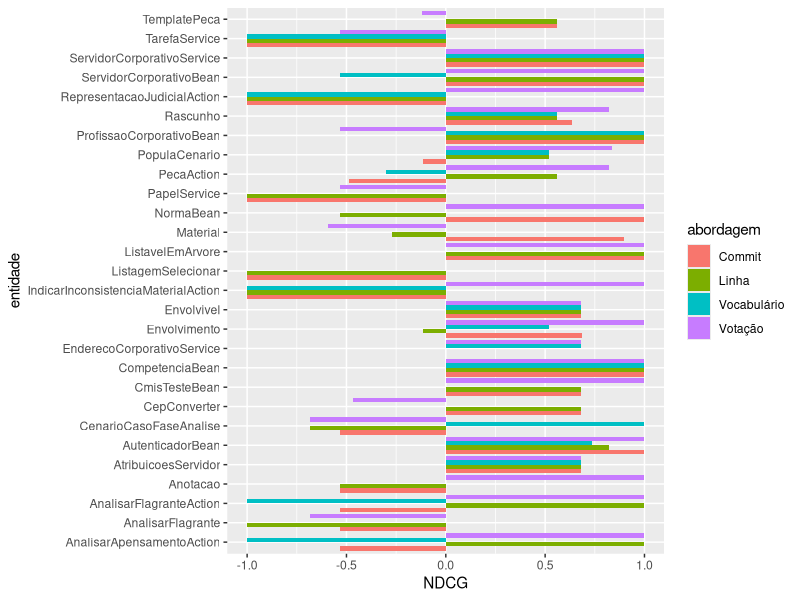
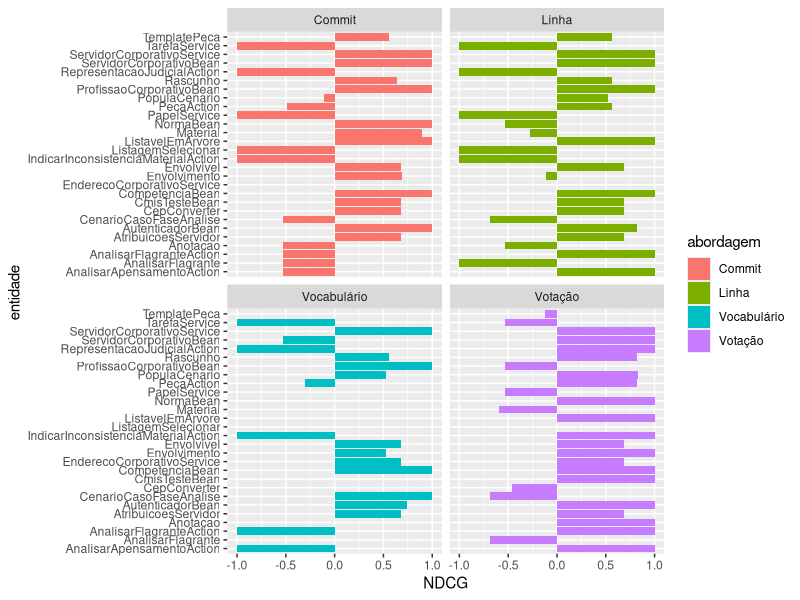
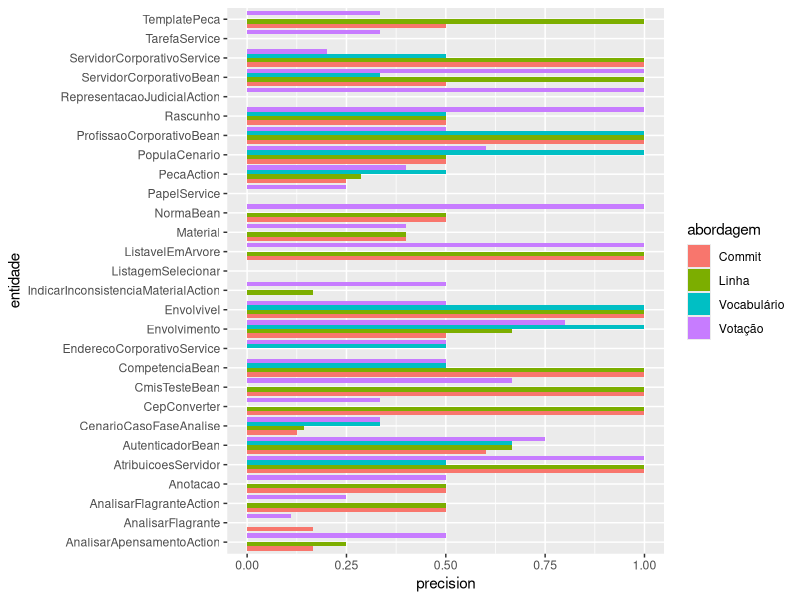
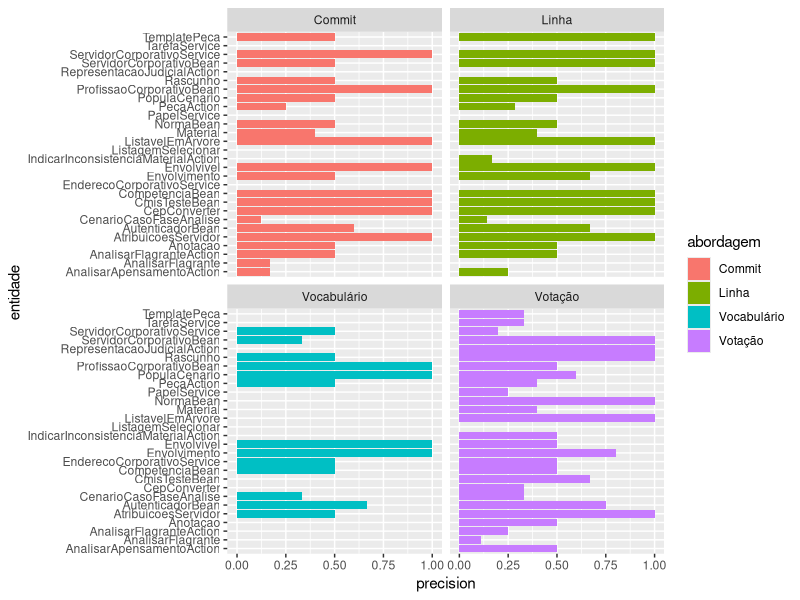
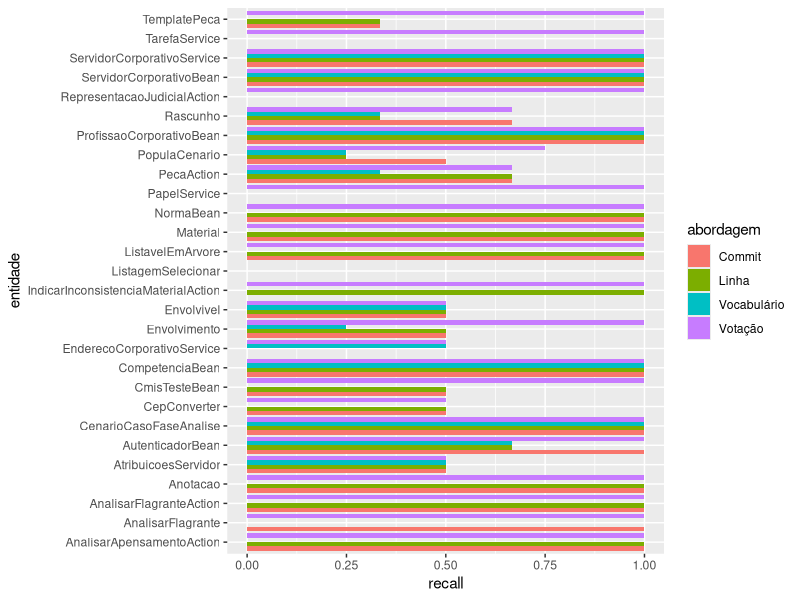
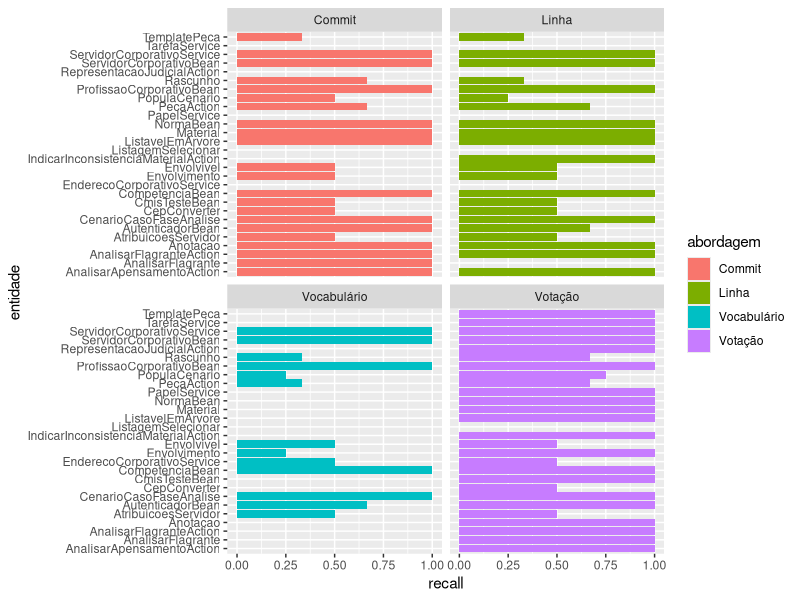
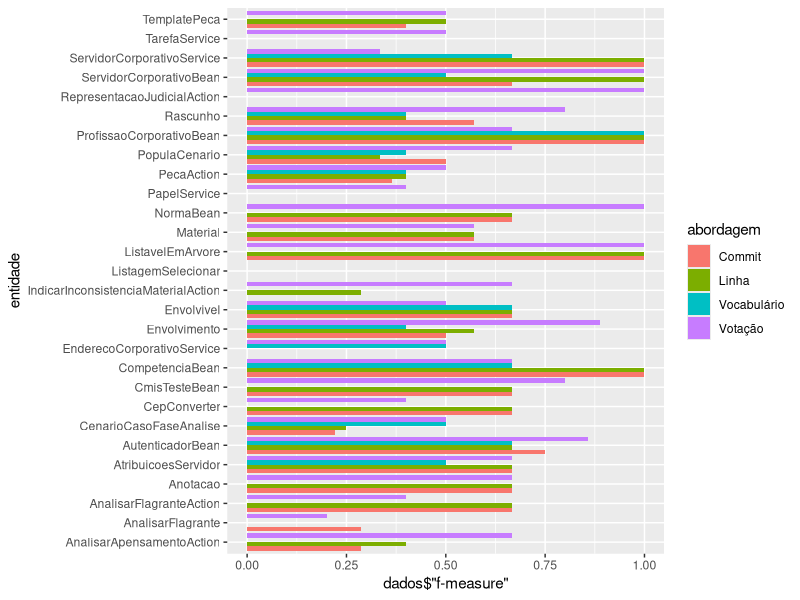
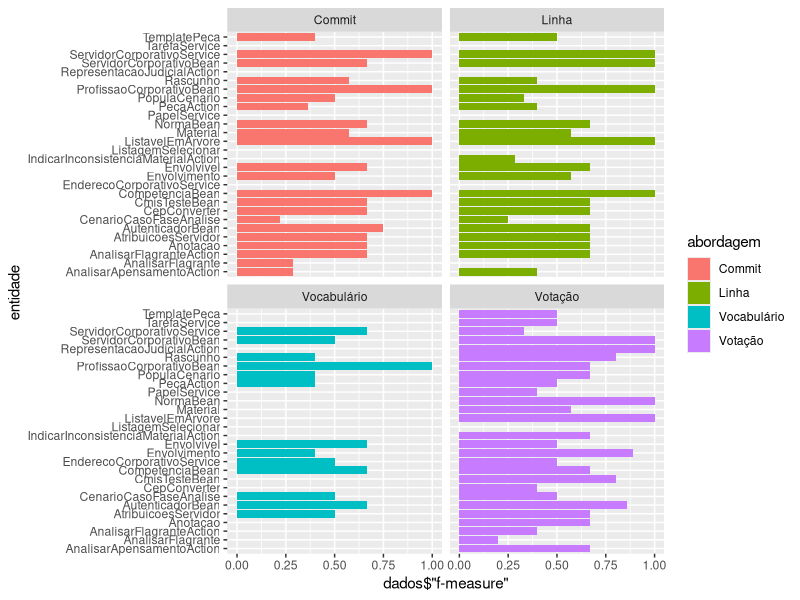

R code for these plots, in order:
require(ggplot2)
library(plyr)

setwd("/home/erickson/mestrado/analises-consenso-especialistas")

dados = read.csv("acuracia_por_classe.csv",header=F,sep="|")
colnames(dados) = c("abordagem", "entidade", "precision", "recall", "f-measure", "NDCG")

png("ndcg.png", width = 800, height = 800)
ggplot(dados, aes(x = entidade, y = NDCG, fill = abordagem)) + 
  geom_bar(position = "dodge", stat = "identity") + coord_flip()
dev.off()

png("ndcg_abordagem.png", width = 800, height = 800)
ggplot(dados, aes(x = entidade, y = NDCG, fill = abordagem)) +
  geom_bar(stat = "identity") + coord_flip() + facet_wrap(~ abordagem)
dev.off()

png("precision.png", width = 800, height = 800)
ggplot(dados, aes(x = entidade, y = precision, fill = abordagem)) + 
  geom_bar(position = "dodge", stat = "identity") + coord_flip()
dev.off()

png("precision_abordagem.png", width = 800, height = 800)
ggplot(dados, aes(x = entidade, y = precision, fill = abordagem)) +
  geom_bar(stat = "identity") + coord_flip() + facet_wrap(~ abordagem)
dev.off()

png("recall.png", width = 800, height = 800)
ggplot(dados, aes(x = entidade, y = recall, fill = abordagem)) + 
  geom_bar(position = "dodge", stat = "identity") + coord_flip()
dev.off()

png("recall_abordagem.png", width = 800, height = 800)
ggplot(dados, aes(x = entidade, y = recall, fill = abordagem)) +
  geom_bar(stat = "identity") + coord_flip() + facet_wrap(~ abordagem)
dev.off()

png("f-measure.png", width = 800, height = 800)
ggplot(dados, aes(x = entidade, y = dados$"f-measure", fill = abordagem)) + 
  geom_bar(position = "dodge", stat = "identity") + coord_flip()
dev.off()

png("f-measure_abordagem.png", width = 800, height = 800)
ggplot(dados, aes(x = entidade, y = dados$"f-measure", fill = abordagem)) +
  geom_bar(stat = "identity") + coord_flip() + facet_wrap(~ abordagem)
dev.off()

dlply(dados, .(abordagem), function(df) summary(df))